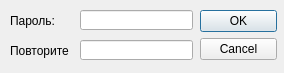
<ui version="4.0" >
 <class>Dialog</class>
 <widget class="QDialog" name="Dialog" >
  <property name="geometry" >
   <rect>
    <x>0</x>
    <y>0</y>
    <width>284</width>
    <height>73</height>
   </rect>
  </property>
  <property name="windowTitle" >
   <string>Изменить пароль</string>
  </property>
  <widget class="QDialogButtonBox" name="buttonBox" >
   <property name="geometry" >
    <rect>
     <x>200</x>
     <y>10</y>
     <width>77</width>
     <height>56</height>
    </rect>
   </property>
   <property name="orientation" >
    <enum>Qt::Vertical</enum>
   </property>
   <property name="standardButtons" >
    <set>QDialogButtonBox::Cancel|QDialogButtonBox::NoButton|QDialogButtonBox::Ok</set>
   </property>
  </widget>
  <widget class="QLabel" name="password_label" >
   <property name="geometry" >
    <rect>
     <x>10</x>
     <y>10</y>
     <width>46</width>
     <height>21</height>
    </rect>
   </property>
   <property name="text" >
    <string>Пароль:</string>
   </property>
  </widget>
  <widget class="QLabel" name="repeat_password_label" >
   <property name="geometry" >
    <rect>
     <x>10</x>
     <y>40</y>
     <width>59</width>
     <height>21</height>
    </rect>
   </property>
   <property name="text" >
    <string>Повторите:</string>
   </property>
  </widget>
  <widget class="QLineEdit" name="password_lineEdit" >
   <property name="geometry" >
    <rect>
     <x>80</x>
     <y>10</y>
     <width>113</width>
     <height>20</height>
    </rect>
   </property>
   <property name="echoMode" >
    <enum>QLineEdit::Password</enum>
   </property>
  </widget>
  <widget class="QLineEdit" name="repeat_password_lineEdit" >
   <property name="geometry" >
    <rect>
     <x>80</x>
     <y>40</y>
     <width>113</width>
     <height>20</height>
    </rect>
   </property>
   <property name="echoMode" >
    <enum>QLineEdit::Password</enum>
   </property>
  </widget>
 </widget>
 <resources/>
 <connections>
  <connection>
   <sender>buttonBox</sender>
   <signal>accepted()</signal>
   <receiver>Dialog</receiver>
   <slot>accept()</slot>
   <hints>
    <hint type="sourcelabel" >
     <x>248</x>
     <y>254</y>
    </hint>
    <hint type="destinationlabel" >
     <x>157</x>
     <y>274</y>
    </hint>
   </hints>
  </connection>
  <connection>
   <sender>buttonBox</sender>
   <signal>rejected()</signal>
   <receiver>Dialog</receiver>
   <slot>reject()</slot>
   <hints>
    <hint type="sourcelabel" >
     <x>316</x>
     <y>260</y>
    </hint>
    <hint type="destinationlabel" >
     <x>286</x>
     <y>274</y>
    </hint>
   </hints>
  </connection>
 </connections>
</ui>
